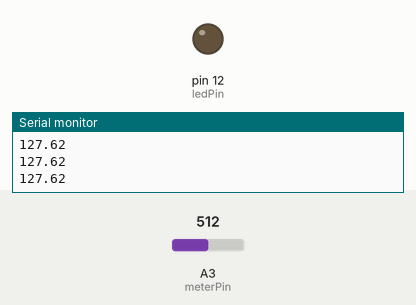
Simulated run of this sketch. Board: Arduino Uno, built with avr-gcc and run on an emulated ATmega328P. On the bench: output pins drawn as LEDs (lit = HIGH), the last lines printed to the serial monitor. Inputs (shaded band) come from the test bench; at power-on: A3 (meterPin) = 512.

Above: at 1.2 s.
1.3 s: A3 (meterPin) set to 523
At 1.9 s:
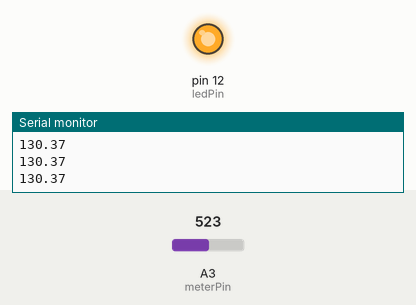
2.8 s: A3 (meterPin) set to 511
At 4.0 s:
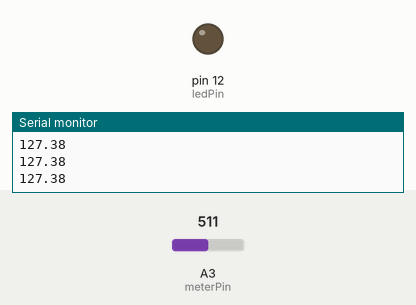
4.3 s: A3 (meterPin) set to 716
At 5.2 s:
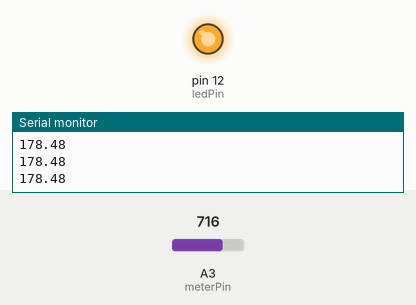
Timing chart, 0 to 7.3 s (numbered marks = the images above; inputs shaded):
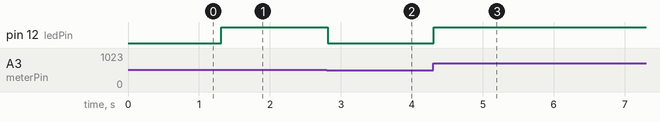

The sketch:

8_potentiometter_led_control_brightness.ino
```cpp
int meterPin = A3;
int ledPin = 12;
float ledValue;
void setup() {
  // for Serial buffer
  Serial.begin(9600);
  pinMode(meterPin, INPUT);
  pinMode(ledPin, OUTPUT);
}

void loop() {

  //reading value from meter and then mapping to the led value scale
  // meter will read from 0-1023 and led has value from 0-255
  //mapping has been done here
  ledValue = (255. / 1023.) * analogRead(meterPin);
  Serial.println(ledValue);
  analogWrite(ledPin, ledValue);
}
```

Measured:
- the behaviour switches between 513 and 514 on A3 (meterPin) (found by bisection; images 0 and 1)
- after the input at 1.3 s, pin 12 (ledPin): LOW → HIGH at once
- after the input at 2.8 s, pin 12 (ledPin): HIGH → LOW at once
- after the input at 4.3 s, pin 12 (ledPin): LOW → HIGH at once
